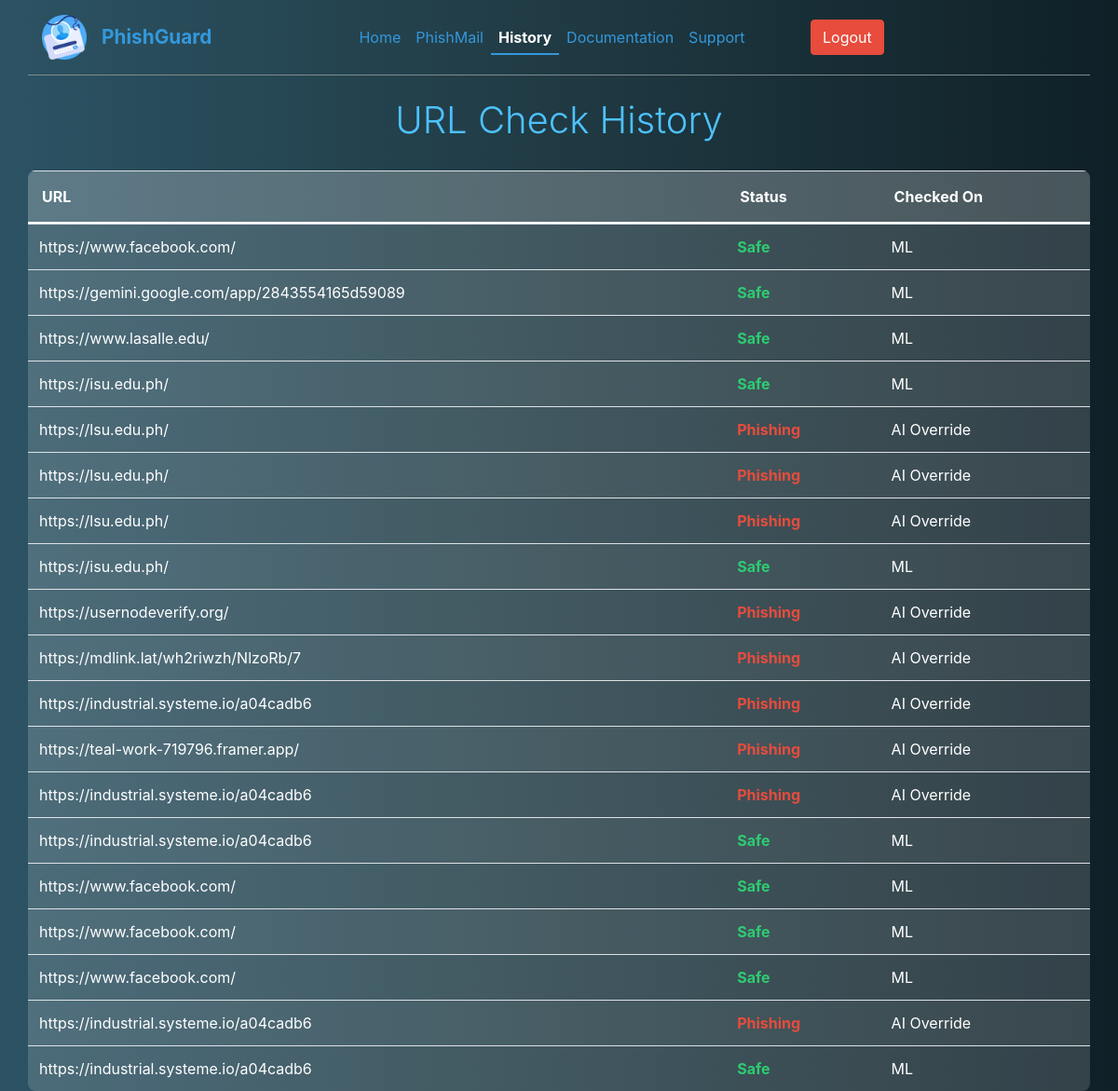
Page /history (signed in) on the committed database.
### tables this page shows
CREATE TABLE url_history (
            id INTEGER PRIMARY KEY AUTOINCREMENT,
            username TEXT NOT NULL,
            url TEXT NOT NULL,
            confidence REAL NOT NULL,
            is_safe INTEGER NOT NULL,
            source TEXT DEFAULT 'ML',
            timestamp DATETIME DEFAULT CURRENT_TIMESTAMP,
            FOREIGN KEY(username) REFERENCES users(username)
            ON DELETE CASCADE
        );

### App.py (the view)
@app.route('/history')
def history():
    if 'user' not in session:
        return redirect(url_for('auth'))
    conn = sqlite3.connect(DB_FILE)
    cursor = conn.cursor()
    cursor.execute('SELECT url, confidence, is_safe, source, timestamp FROM url_history WHERE username = ? ORDER BY timestamp DESC', (session['user'],))
    rows = cursor.fetchall()
    conn.close()
    return render_template('history.html', user=session['user'], history=rows)

### templates/history.html (shortened to what this page needs)
<!DOCTYPE html>
<html lang="en">
<head>
    <link
      rel="stylesheet"
      href="https://stackpath.bootstrapcdn.com/bootstrap/4.5.0/css/bootstrap.min.css"
    />
    <link
      rel="stylesheet"
      href="https://cdn.jsdelivr.net/npm/bootstrap-icons@1.11.3/font/bootstrap-icons.min.css"
    />
    <link href="static/styles.css" rel="stylesheet" />
</head>
<body>
    <div class="container">
        <header
          class="d-flex flex-wrap align-items-center justify-content-center justify-content-md-between py-3 mb-4 border-bottom main-header"
        >
            <div class="col-md-3 mb-2 mb-md-0">
                <a
                  href="/"
                  class="d-flex align-items-center mb-3 mb-md-0 me-md-auto link-body-emphasis text-decoration-none"
                >
                    <img src="./static/images/phishing.png" alt="PhishGuard Logo" class="myLogo" />
                    <span class="webName">PhishGuard</span>
                </a>
            </div>
            <ul class="nav col-12 col-md-auto mb-2 justify-content-center mb-md-0">
                <li><a href="/" class="nav-link px-2">Home</a></li>
                <li><a href="{{ url_for('phishmail') }}" class="nav-link px-2">PhishMail</a></li>
                <li>
                    <a href="{{ url_for('history') }}" class="nav-link px-2 active-page">History</a>
                </li>
                <li><a href="{{ url_for('documentation') }}" class="nav-link px-2">Documentation</a></li>
                <li><a href="{{ url_for('support') }}" class="nav-link px-2">Support</a></li>
            </ul>
            <div class="col-md-3 text-end">
                <a href="{{ url_for('logout') }}" class="btn btn-danger">Logout</a>
            </div>
        </header>
        <h1 class="history-title">URL Check History</h1>
        <table class="table table-striped">
            <thead>
                <tr>
                    <th>URL</th>
                    <th>Status</th>
                    <th>Checked On</th>
                </tr>
            </thead>
            <tbody>
                {% for row in history %}
                <tr>
                    <td>{{ row[0] }}</td>
                    <td>
                        {% if (row[1] * 100) < 50 %}
                            <span class="text-danger">Phishing</span>
                        {% elif (row[1] * 100) <= 80 %}
                            <span class="text-warning">Suspicious</span>
                        {% else %}
                            <span class="text-success">Safe</span>
                        {% endif %}
                    </td>
                    <td>{{ row[3] }}</td>
                </tr>
                {% endfor %}
            </tbody>
        </table>
    </div>
</body>
</html>

### static/styles.css (style rules this page uses)
*, *::after, *::before { margin: 0; padding: 0; box-sizing: inherit; font-size: 62,5%; }
body { background: #0f2027; background: linear-gradient(to right,#2c5364, #203a43, #0f2027); justify-content: center; align-items: center; height: 100vh; color: #fff; }
.myLogo { width: 3rem; }
.webName { font-weight: bold; font-size: 1.3rem; margin-left: 16px; }

### templates/history.html (style rules this page uses)
body { background: #0f2027; background: linear-gradient(to right, #2c5364, #203a43, #0f2027); color: #fff; min-height: 100vh; }
header.main-header { border-bottom: 1px solid #7f8c8d !important; }
.webName, .nav-link, .link-body-emphasis { color: #3498db !important; }
.btn-danger { background-color: #e74c3c !important; border-color: #e74c3c !important; }
.nav-link.active-page { font-weight: bold !important; color: #ffffff !important; border-bottom: 2px solid #3498db; padding-bottom: 5px !important; }
.history-title { color: #4dc2ff; font-weight: 300; margin-top: 20px; margin-bottom: 30px; text-align: center; }
.table { color: #fff; border-collapse: separate; border-spacing: 0; border-radius: 8px; overflow: hidden; background-color: rgba(255, 255, 255, 0.1); }
.table thead th { border-bottom: 2px solid #fff; color: #fff; background-color: rgba(255, 255, 255, 0.15); padding: 15px; }
.table-striped tbody tr:nth-of-type(odd) { background-color: rgba(255, 255, 255, 0.05); }
.table-striped tbody tr:nth-of-type(even) { background-color: rgba(255, 255, 255, 0.08); }
.text-danger { color: #e74c3c !important; font-weight: bold; }
.text-success { color: #2ecc71 !important; font-weight: bold; }

### rows in the picture
url_history: url "https://www.facebook.com/", confidence "Safe", source "ML"
url_history: url "https://gemini.google.com/app/2843554165d59089", confidence "Safe", source "ML"
url_history: url "https://www.lasalle.edu/", confidence "Safe", source "ML"
url_history: url "https://isu.edu.ph/", confidence "Safe", source "ML"
url_history: url "https://lsu.edu.ph/", confidence "Phishing", source "AI Override"
url_history: url "https://lsu.edu.ph/", confidence "Phishing", source "AI Override"
url_history: url "https://lsu.edu.ph/", confidence "Phishing", source "AI Override"
url_history: url "https://isu.edu.ph/", confidence "Safe", source "ML"
url_history: url "https://usernodeverify.org/", confidence "Phishing", source "AI Override"
url_history: url "https://mdlink.lat/wh2riwzh/NlzoRb/7", confidence "Phishing", source "AI Override"
url_history: url "https://industrial.systeme.io/a04cadb6", confidence "Phishing", source "AI Override"
url_history: url "https://teal-work-719796.framer.app/", confidence "Phishing", source "AI Override"
url_history: url "https://industrial.systeme.io/a04cadb6", confidence "Phishing", source "AI Override"
url_history: url "https://industrial.systeme.io/a04cadb6", confidence "Safe", source "ML"
url_history: url "https://www.facebook.com/", confidence "Safe", source "ML"
url_history: url "https://www.facebook.com/", confidence "Safe", source "ML"
url_history: url "https://www.facebook.com/", confidence "Safe", source "ML"
url_history: url "https://industrial.systeme.io/a04cadb6", confidence "Phishing", source "AI Override"
url_history: url "https://industrial.systeme.io/a04cadb6", confidence "Safe", source "ML"
